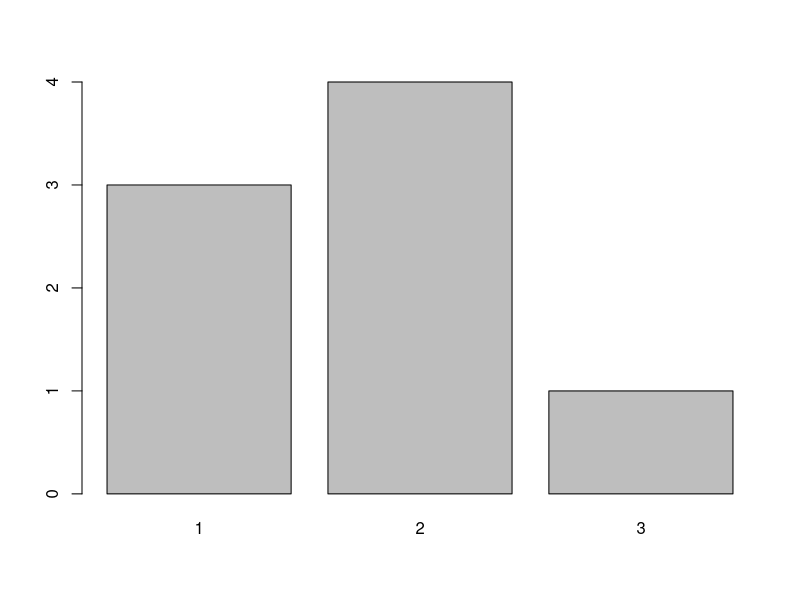
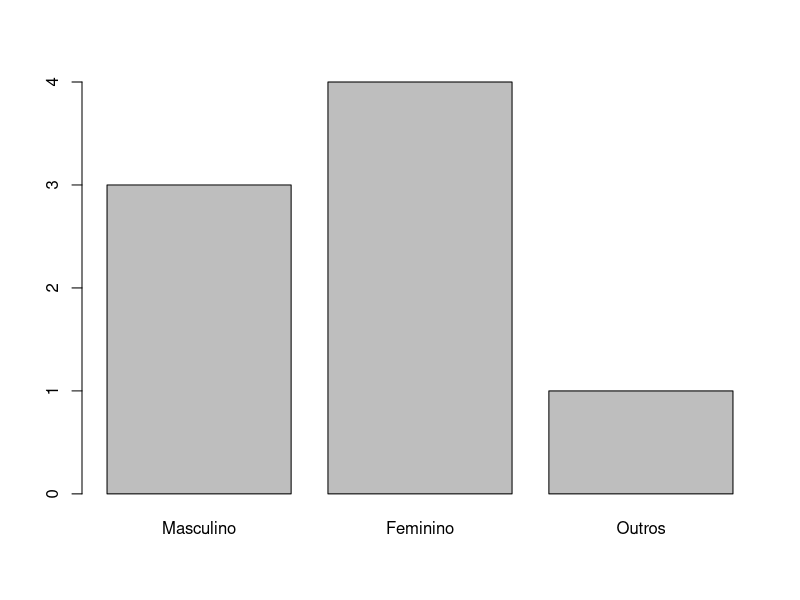
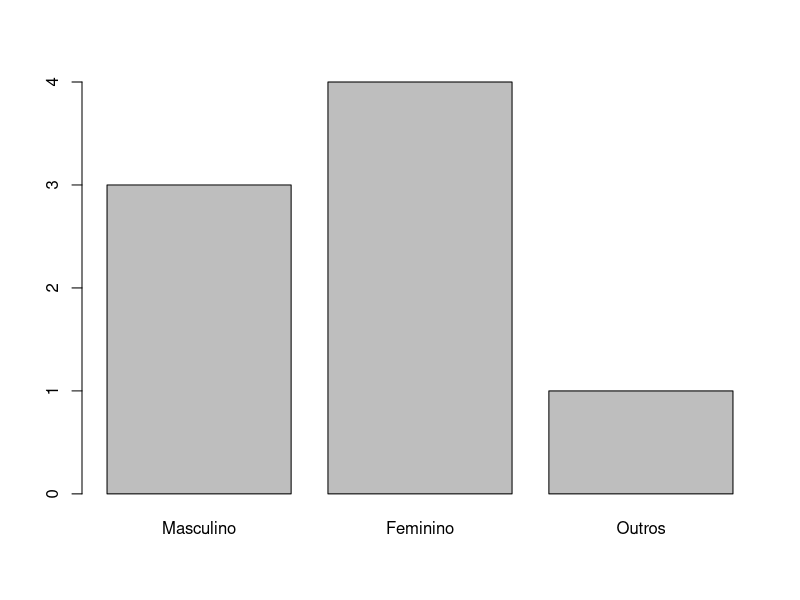
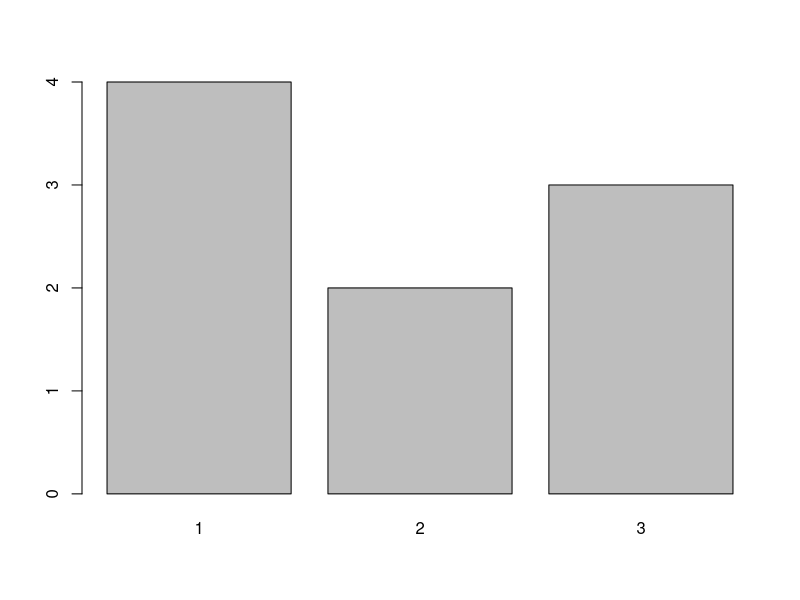
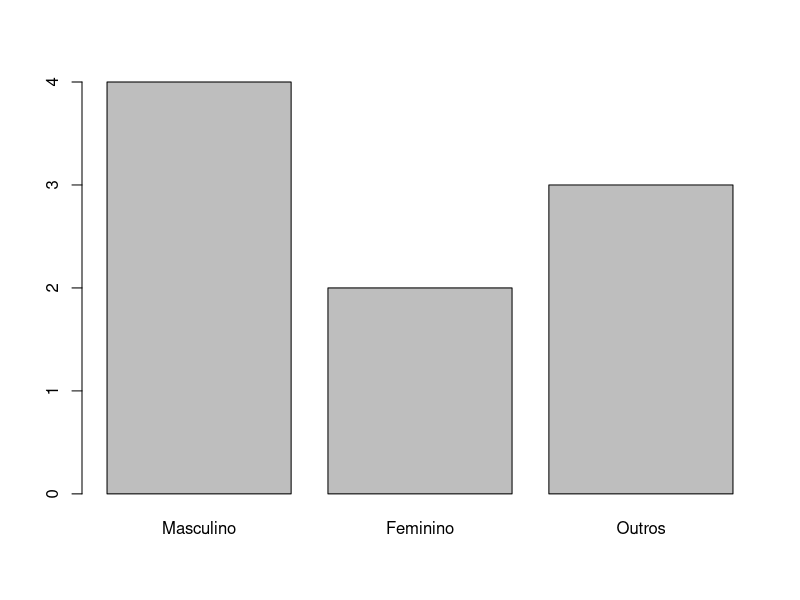

Source code (R) for these figures, in order:
### Operações com Fatores - parte 1
produtos_online<-factor(c("Produto A","Produto C","Produto A","Produto B", "Produto C","Produto B"))
produtos_pres<-factor(c("Produto C","Produto C","Produto D","Produto A", "Produto A"))

library(forcats)

vendas<-fct_c(produtos_online,produtos_pres)

### Alterar o label dos níveis do fator
# opção 1
genero_ft<-factor(c(1,2,2,2,2,3,1,1))
plot(genero_ft)
a<-lvls_revalue(genero_ft,c("Masculino","Feminino","Outros"))
plot(a)

# opção 2
levels(genero_ft)<-c("Masculino","Feminino","Outros")
plot(genero_ft)


#### Modificando níveis do fator
# Opção 3: 
genero_ft<-factor(c(1,1,3,2,3,1,1,2,3))
plot(genero_ft)

a<-fct_recode(genero_ft,Feminino="2", Outros="3",Masculino="1")
plot(a)